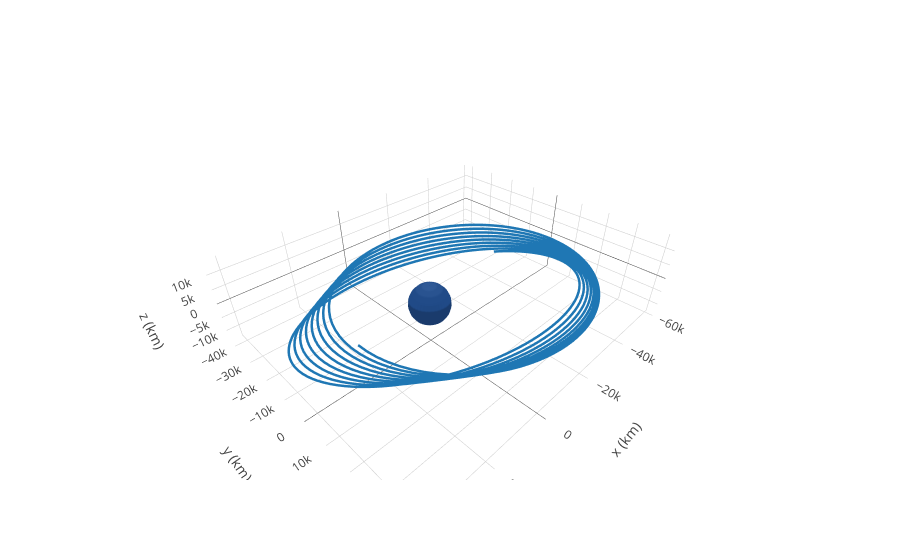

Notebook cell for this chart:
### Code cell
frame = OrbitPlotter3D()

frame.set_attractor(Earth)
frame.plot_trajectory(rr, label='orbit with artificial thrust')
frame.show()

### Figure 1 — Plotly figure (JSON) as saved in the notebook; plotly's stock layout.template omitted (floating-point values rounded to 4 significant figures; data arrays with more than 128 entries replaced by an {"elided": "..."} marker saying what was removed)
{"data": [{"line": {"dash": "solid", "width": 5}, "mode": "lines", "name": "orbit with artificial thrust", "type": "scatter3d", "uid": "52dd3534-ac61-11e8-a6ff-a0afbda902ef", "x": {"elided": "1000 float values"}, "y": {"elided": "1000 float values"}, "z": {"elided": "1000 float values"}}, {"cauto": false, "cmax": 1, "cmin": 1, "colorscale": [[0, "#204a87"], [1, "#204a87"]], "name": "Earth", "showscale": false, "type": "surface", "uid": "52dd3535-ac61-11e8-a6ff-a0afbda902ef", "x": {"elided": "20x20 float values"}, "y": {"elided": "20x20 float values"}, "z": {"elided": "20x20 float values"}}], "layout": {"autosize": true, "scene": {"aspectmode": "data", "xaxis": {"title": "x (km)"}, "yaxis": {"title": "y (km)"}, "zaxis": {"title": "z (km)"}}}}
